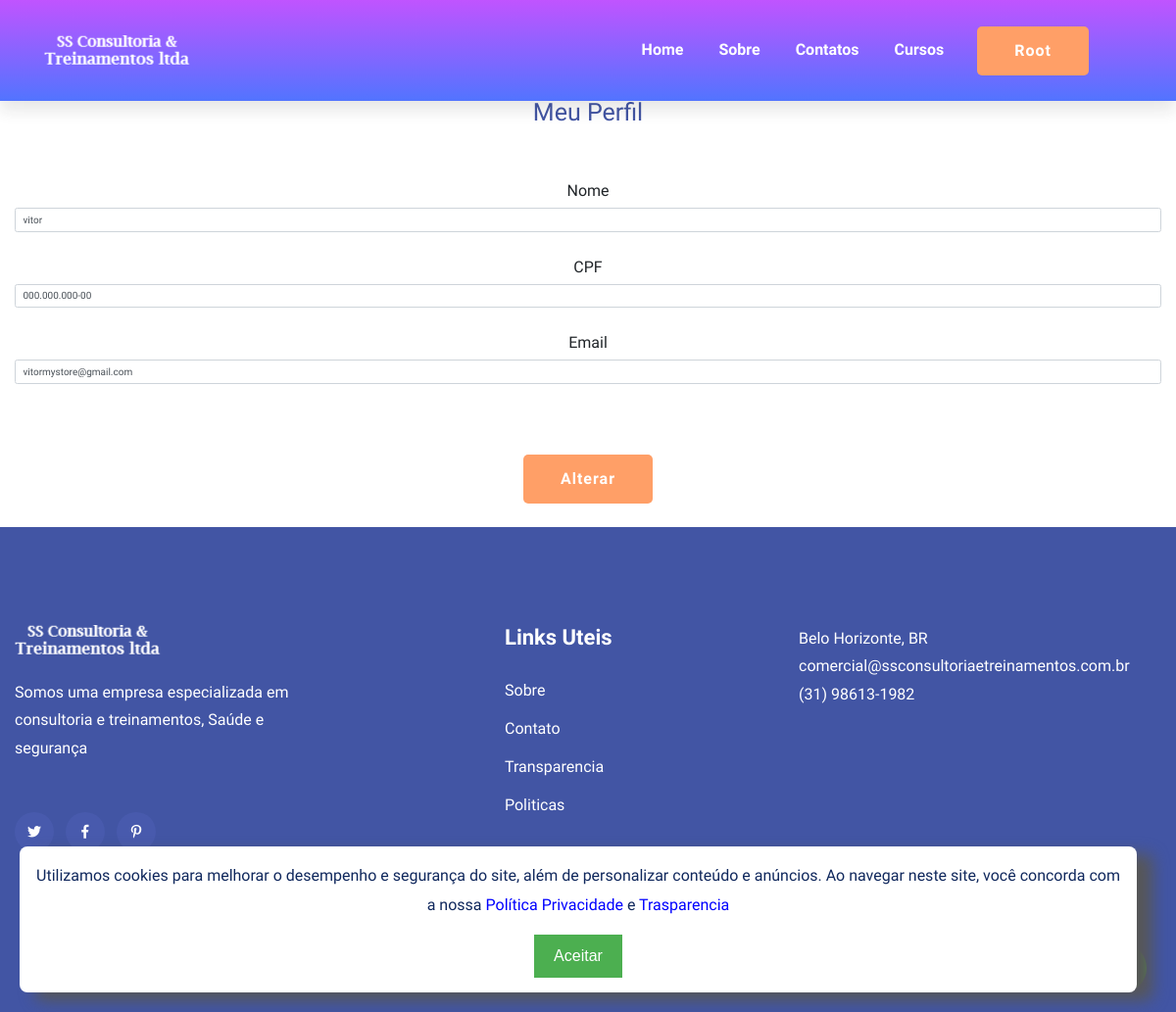
Page /area_aluno/ (signed in) on the earlier database version.
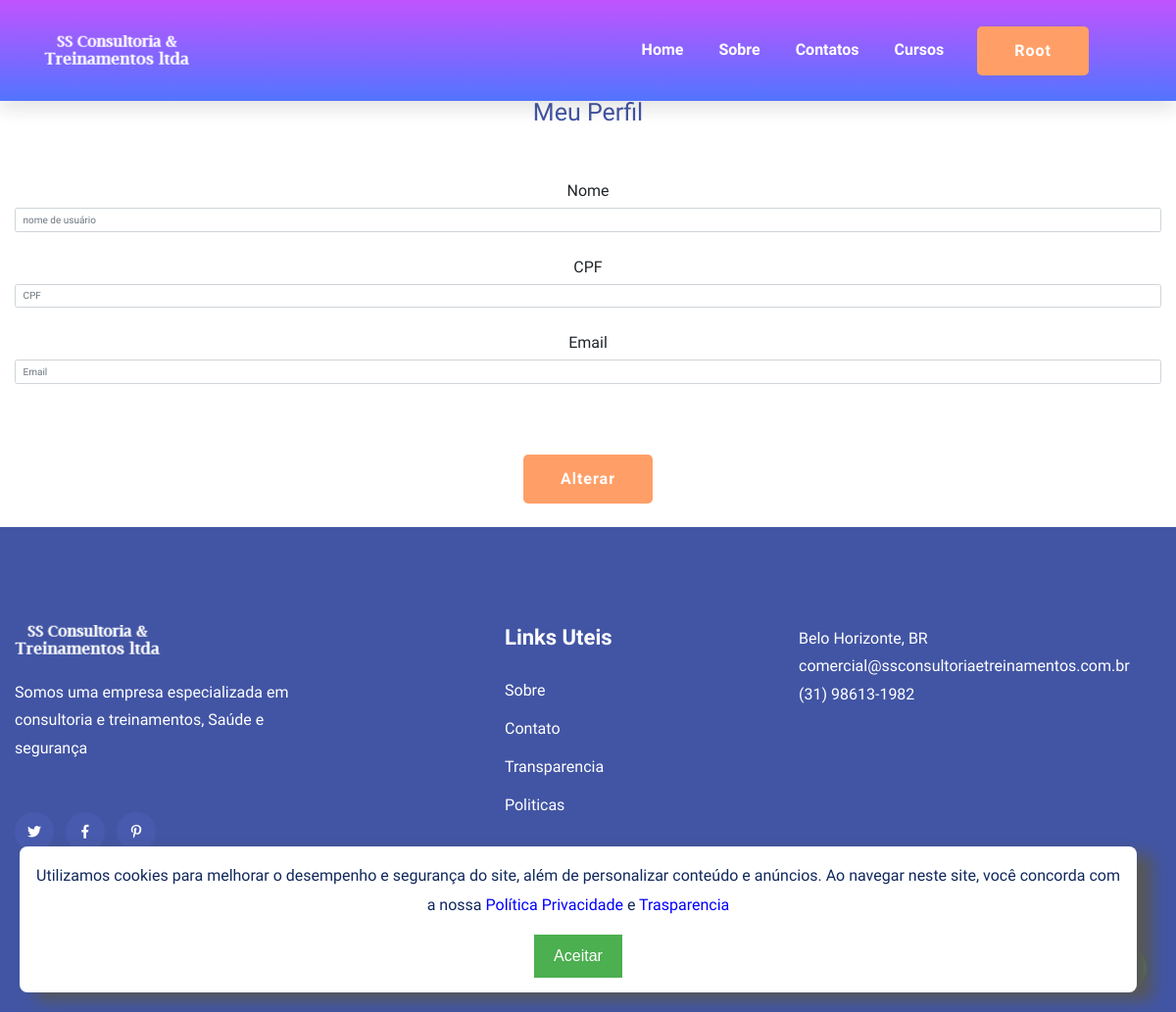
Same page on the later database version.
### usuarios/models.py (models this page shows)
class USUARIO(AbstractUser):
    cpf = models.CharField(blank=True, max_length=18)
    is_gestor = models.BooleanField(default=False)
    alunos = models.ManyToManyField('self', related_name='gestores', symmetrical=False, blank=True)

### usuarios/views.py (the view, shortened to what this page needs)
# urls.py: path('area_aluno/',views.area_aluno, name='area_aluno'),
@transaction.atomic
def area_aluno(request):
    if request.method == "GET":
        username = request.user.username
        first_name = request.user.first_name
        cpf = request.user.cpf
        email = request.user.email
        curso_concluido = ProgressoAula.objects.filter(usuario=request.user,baixou_certificado=True)
        return render(request,'area_aluno.html',{
                                                'username':username,
                                                'first_name':first_name,
                                                'cpf': cpf,
                                                'email':email,
                                                'curso_concluido':curso_concluido
                                                    })
    messages.add_message(request, constants.SUCCESS, 'Dados de Usuario Alterado com Sucesso, Faça novamente o Login para Validar')
    return redirect('/login')

### usuarios/templates/area_aluno.html (shortened to what this page needs)
{% extends 'base-novo.html'%}
{% block 'body' %}
    <main class="container text-center">
            <div class="box text-center logar">
                <form method="POST">{% csrf_token %}
                    <div class="logar-form">
                    <h1 class="titulo font-degrade borda-bottom-degrade">Meu Perfil</h2>
                    <br>
                    <br>
                    <label for="name">Nome</label>
                    <input type="text" class="form-control input-cadastro" value="{{first_name}}" name="first_name" placeholder="nome de usuário">
                    <br>
                    <label for="name">CPF</label>
                    <input type="text" class="form-control input-cadastro" data-mask="000.000.000-00"  value="{{cpf}}" name="cpf" id="cpf" placeholder="CPF">
                    <br>
                    <label for="name">Email</label>
                    <input type="text" class="form-control input-cadastro" value="{{email}}" name="email" placeholder="Email">
                    <br>
                    <br>
                </div>
                    <br>
                    <input  type="submit" value="Alterar" class="btn btn-success">
                </form>
            </div>
 <br>
    </main>
{%endblock%}

### templates/base-novo.html (shortened to what the changed rows need)
{% load static %}
<!doctype html>
<html class="no-js" lang="zxx">
<head>
    <link rel="stylesheet" href="{% static 'assets/css/bootstrap.min.css' %}">
    <link rel="stylesheet" href="{% static 'assets/css/owl.carousel.min.css' %}">
    <link rel="stylesheet" href="{% static 'assets/css/slicknav.css' %}">
    <link rel="stylesheet" href="{% static 'assets/css/flaticon.css' %}">
    <link rel="stylesheet" href="{% static 'assets/css/progressbar_barfiller.css' %}">
    <link rel="stylesheet" href="{% static 'assets/css/gijgo.css' %}">
    <link rel="stylesheet" href="{% static 'assets/css/animate.min.css' %}">
    <link rel="stylesheet" href="{% static 'assets/css/animated-headline.css' %}">
    <link rel="stylesheet" href="{% static 'assets/css/magnific-popup.css' %}">
    <link rel="stylesheet" href="{% static 'assets/css/fontawesome-all.min.css' %}">
    <link rel="stylesheet" href="{% static 'assets/css/themify-icons.css' %}">
    <link rel="stylesheet" href="{% static 'assets/css/slick.css' %}">
    <link rel="stylesheet" href="{% static 'assets/css/nice-select.css' %}">
    <link rel="stylesheet" href="{% static 'assets/css/style.css' %}">
</head>
<body>
    <header>
        <div class="header-area header-transparent">
            <div class="main-header ">
                <div class="header-bottom  header-sticky sticky-bar">
                    <div class="container-fluid">
                        <div class="row align-items-center">
                            <div class="col-xl-10 col-lg-10">
                                <div class="menu-wrapper d-flex align-items-center justify-content-end">
                                    <div class="main-menu d-none d-lg-block">
                                        <nav>
                                            <ul id="navigation">
                                                {% if user.is_authenticated %}
                                                <li><a href="{% url 'Curso:cursos' %}">Cursos</a></li>
                                                <li><a class="btn">{{user.username}}</a>
                                                </li>
                                                {% endif %}
                                            </ul>
                                        </nav>
                                    </div>
                                </div>
                            </div>
                        </div>
                    </div>
                </div>
            </div>
        </div>
    </header>
    <section class="" style="padding-top: 100px;">
    {% block 'body'%}
    {% endblock %}
</section>
</body>
</html>

Differences in the rows shown:
changed USUARIO "Root": first_name "vitor" → (not shown); cpf "000.000.000-00" → (not shown); email "vitormystore@gmail.com" → (not shown)
